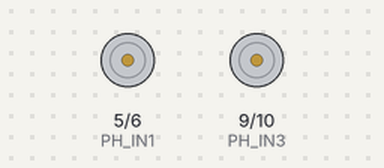
Recording of a sketch running on a simulated Arduino Nano, built with avr-gcc and run on an emulated ATmega328P. Parts: motor-driver pin pairs drawn as motors (green arrow = first pin HIGH = forward, orange = second pin HIGH = backward, longer = more drive).

Above: at 0.1 s.
At 0.6 s:
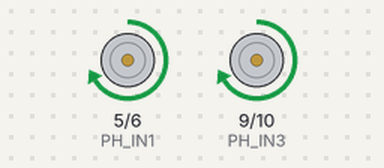
Timing chart, 0 to 2.1 s (numbered marks = the images above):
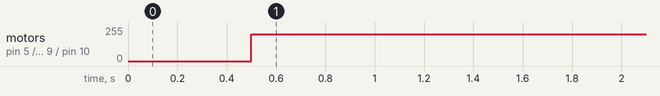

Measured:
- by itself, motor on pin 5 (PH_IN1) / pin 6 (PH_IN2), motor on pin 9 (PH_IN3) / pin 10 (PH_IN4): stopped → forward 200/255 at 0.50 s

The sketch:

teste_motores.ino
```cpp
//Pinos da Ponte H
#define PH_IN1 5
#define PH_IN2 6
#define PH_IN3 9
#define PH_IN4 10

//Pinos do RF
#define RF_CSN 4
#define RF_CE 5
#define RF_MO 11
#define RF_MI 12
#define RF_SCK 13

//Pinos do Encoder
#define ENC_R A6
#define ENC_L A7

//Configura velocidade dos motores (para frente ou para tras) com PWM
void configura_velocidade (int motorA, int motorB){
  if(motorA > 0){
    analogWrite(PH_IN1, motorA);
    analogWrite(PH_IN2, 0);
  }
  else{
    analogWrite(PH_IN1, 0);
    analogWrite(PH_IN2, -motorA);
  }

  if(motorB > 0){
    analogWrite(PH_IN3, motorB);
    analogWrite(PH_IN4, 0);
  }
  else{
    analogWrite(PH_IN3, 0);
    analogWrite(PH_IN4, -motorB);
  }
}

//Para os motores. Para parar o motorA, deve-se passar o parametro motorA!=0. Analogamente para motorB.
void para_motores (int motorA, int motorB){
  if(motorA){
    digitalWrite(PH_IN1,1);
    digitalWrite(PH_IN2,1);
  }
  if(motorB){
    digitalWrite(PH_IN3,1);
    digitalWrite(PH_IN4,1);
  }
}

//Configura o valor para cada motor, segundo http://migre.me/wosaU
void configura_motores (int in1, int in2, int in3, int in4){
  digitalWrite(PH_IN1, in1);
  digitalWrite(PH_IN2, in2);
  digitalWrite(PH_IN3, in3);
  digitalWrite(PH_IN4, in4);
}

//Inicializacoes
void setup(){
 pinMode(PH_IN1, OUTPUT);
 pinMode(PH_IN2, OUTPUT);
 pinMode(PH_IN3, OUTPUT);
 pinMode(PH_IN4, OUTPUT);

 delay(500);
 Serial.begin(9600);
}

void loop(){
  configura_velocidade(200,200);

  /*for(int i=0; i<256; i++)
  {
   configura_velocidade(i,i);
  delay(10);
  }
  para_motores(1,1);
  delay(2000);*/
}
```
